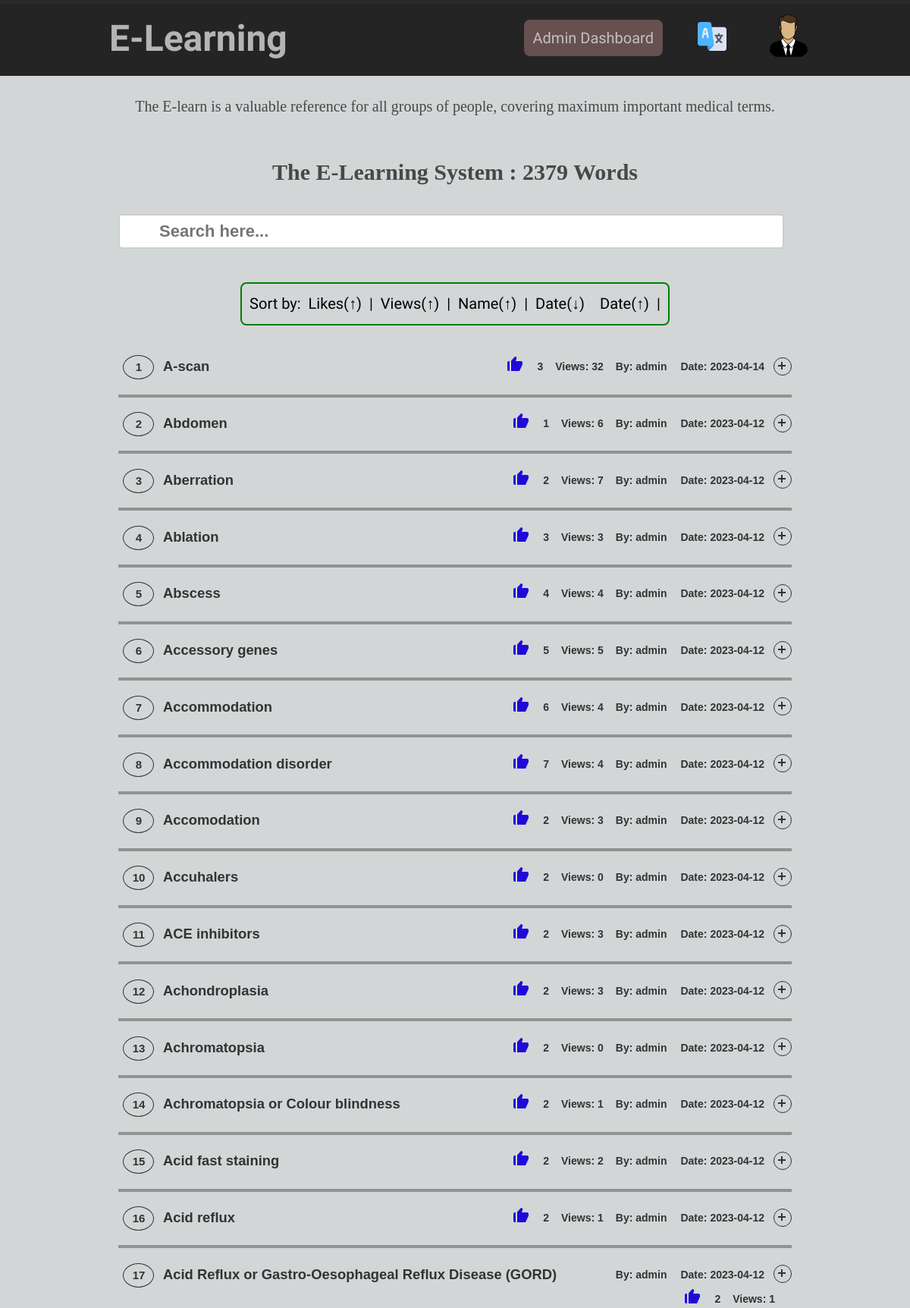
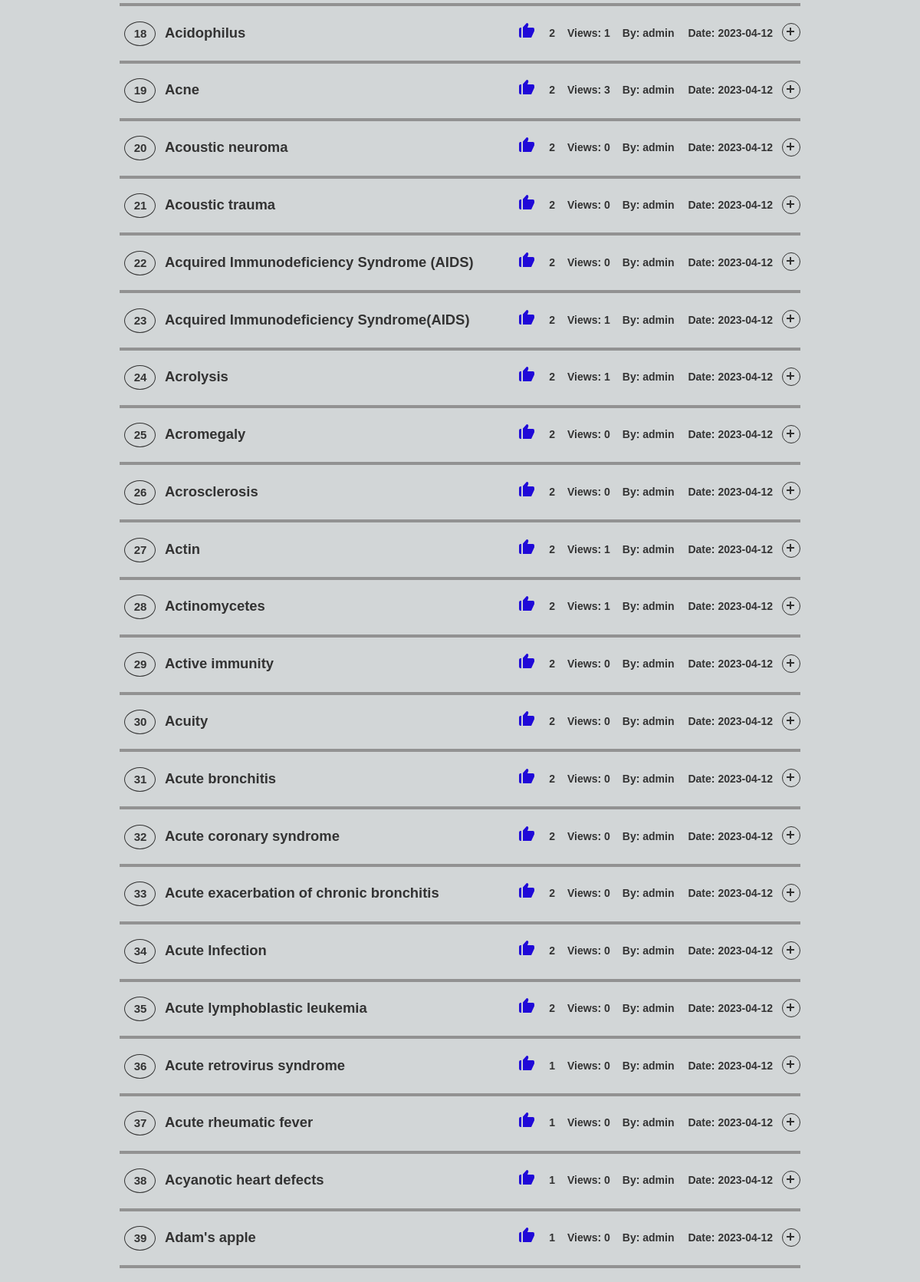
/main/index.php (signed in, upper part), run on the app's committed database (2 pictures, top to bottom).
### tables this page shows
CREATE TABLE `usertable` (
  `id` int(11) NOT NULL,
  `code` mediumint(50) NOT NULL,
  `status` text NOT NULL,
  `expire` int(11) NOT NULL,
  `name` varchar(50) NOT NULL,
  `email` varchar(50) NOT NULL,
  `role` varchar(10) NOT NULL,
  `password` varchar(255) NOT NULL,
  `photo` varchar(100) NOT NULL,
  `date` datetime NOT NULL DEFAULT current_timestamp()
);

CREATE TABLE `words_collection` (
  `id` int(11) NOT NULL,
  `title` varchar(56) DEFAULT NULL,
  `description` text DEFAULT NULL,
  `creators` varchar(5) DEFAULT NULL,
  `email` varchar(15) DEFAULT NULL,
  `likes` int(4) DEFAULT NULL,
  `views` int(4) DEFAULT NULL,
  `date` date DEFAULT NULL
);

### main/index.php (the view, shortened to what this page needs)
<?php require "../controllerUserData.php"; ?>
<?php
$email = $_SESSION['email'];
if ($email != false) {
	$sql = "SELECT * FROM usertable WHERE email = '$email'";
	$run_Sql = mysqli_query($con, $sql);
	if ($run_Sql) {
		$fetch_info = mysqli_fetch_assoc($run_Sql);
	}
} else {
	header('Location: ../login-user.php');
}
?>
<!DOCTYPE html>
<html lang="en">
<head>
	<link rel="stylesheet" type="text/css" href="./css/styles.css" />
</head>
<body style="font-family: 'Itim', cursive;">
	<div title="Scroll Indicator" class="headertoop">
	</div>
	<header id="main-header">
		<nav class="navbar">
			<a style="font-size: 3em;font-weight: 900;color: #b5b3b3;padding: 0 0 0 3em;" href="./index.php">
				E-Learning
			</a>
			<ul>
				<?php
				$userRole = $fetch_info['role'];
				if ($userRole == 'admin') {
					echo '<a style="padding: 12px;color: #c5bfbf;background: #665050;font-size: 20px;margin-right: 46px;border-radius: 8px;" href="./admin/admin.php">Admin Dashboard</a>';
				} elseif ($userRole == 'creator') {
					echo '<a style="padding: 12px;color: #c5bfbf;background: #665050;font-size: 20px;margin-right: 46px;border-radius: 8px;" href="./admin/creators.php">Contribute </a>';
				} else {
					echo null;
				}
				?>
				<li>
					<a href="#">
						<img loading="lazy" src="./images/language.png" height="38" width="38" alt="lang" />
						<div id="google_translate_element"></div>
					</a>
				</li>
				<li>
					<a onclick="openDropDown()" class="dropbtn" href="#">
						<?php
						$image_url = $fetch_info['photo'];
						if (strpos($image_url, 'https://') === 0) {
							echo '<img class="dropbtn" alt="user"  src="' . $image_url . '">';
						} else {
							echo '<img class="dropbtn" alt="user" src="../uploaded_img/' . $image_url . '">';
						}
						?>
					</a>
				</li>
			</ul>
		</nav>
	</header>
	<main style="padding-top: 80px;">
		<center style=" font-family: 'Bruno Ace', cursive;">
			<h1 style="font-size: 20px; width: 80%; padding: 40px 0px; color: rgb(73 71 71); line-height: 24px;">
				The E-learn is a valuable reference for all groups of people, covering maximum
				important medical terms.
			</h1>
			<h1><b style="color: rgb(73 71 71); text-transform: capitalize; font-size:30px">The E-learning System :
					<?= "<b>" . mysqli_fetch_assoc(mysqli_query($con, "SELECT COUNT(*) as total FROM words_collection"))["total"] . " words</b>"; ?>
				</b></h1>
		</center>
		<div class="containerfaq">
			<input type="text" id="search-bar" placeholder="Search here..." />
			<?php
			$con = mysqli_connect("localhost", "root", "", "elearn");
			$sort = isset($_GET['sort']) ? htmlspecialchars($_GET['sort']) : 'title';
			$order = isset($_GET['order']) && $_GET['order'] == 'desc' ? 'DESC' : 'ASC';
			$records_per_page = 100;
			$current_page = isset($_GET['page']) ? intval($_GET['page']) : 1;
			$offset = ($current_page - 1) * $records_per_page;
			echo '<div style="padding-bottom: 20px; text-align: center;">';
			echo '<p style="font-size: 20px; border: 2px solid green; display: inline-block; border-radius: 8px; padding: 10px; margin: 0;">';
			echo 'Sort by:';
			echo '<a style="padding: 10px;" href="?sort=likes&order=desc&page=' . $current_page . '">Likes(&uarr;)</a>|';
			echo '<a style="padding: 10px;" href="?sort=views&order=desc&page=' . $current_page . '">Views(&uarr;)</a>|';
			echo '<a style="padding: 10px;" href="?sort=title&order=desc&page=' . $current_page . '">Name(&uarr;)</a>|';
			echo '<a style="padding: 10px;" href="?sort=date&order=asc&page=' . $current_page . '">Date(&darr;)</a>';
			echo '<a style="padding: 10px;" href="?sort=date&order=desc&page=' . $current_page . '">Date(&uarr;)</a>|';
			echo '</p>';
			echo '</div>';
			$sql = "SELECT * FROM words_collection ORDER BY $sort $order LIMIT $offset, $records_per_page";
			$result = mysqli_query($con, $sql);
			$index = ($current_page - 1) * $records_per_page + 1;
			echo '<div class="dictionary">';
			while ($row = mysqli_fetch_assoc($result)) {
				$html = '<div class="dictionary-item" id="title-' . $row["id"] . '">';
				$html .= '<button aria-expanded="false" onclick="incrementViews(' . $row["id"] . ')">';
				$html .= '<p class="title" >';
				$html .= '<span class="bandage">' . $index . '</span>' . $row["title"];
				$html .= '<span class="janakdate">Date: ' . $row["date"] . '</span>';
				$html .= '<span class="janakcreators">By: ' . $row["creators"] . '</span>';
				$html .= '<span class="janakviews">Views: ' . $row["views"] . '</span>';
				$html .= '<span title="Please like it" onclick="incrementLikes(' . $row["id"] . ')" class="janaklikes">';
				$html .= '<svg xmlns="http://www.w3.org/2000/svg" width="24" height="24" viewBox="0 0 24 24" style="fill: rgba(32, 9, 216, 1);transform: ;msFilter:;"><path d="M4 21h1V8H4a2 2 0 0 0-2 2v9a2 2 0 0 0 2 2zM20 8h-7l1.122-3.368A2 2 0 0 0 12.225 2H12L7 7.438V21h11l3.912-8.596L22 12v-2a2 2 0 0 0-2-2z"></path></svg> ' . $row["likes"] . '</span>';
				$html .= '</p>';
				$html .= '<span class="iconplus"></span>';
				$html .= '</button>';
				$html .= '<div class="WDescription">';
				$html .= '<h1>' . $row["description"];
				$html .= '</h1>';
				$html .= '<hr><center><form id="commentForm-' . $row["id"] . '" onsubmit="event.preventDefault();">';
				$html .= '<input id="titleid-' . $row["id"] . '" name="titleid" hidden value="' . $row["id"] . '"/>';
				$html .= '<input id="namec-' . $row["id"] . '" type="text" name="namec" hidden value="' . $fetch_info['name'] . '"/>';
				$html .= '<input id="titlec-' . $row["id"] . '" type="text" name="titlec" hidden value="' . $row['title'] . '"/>';
				$html .= '<textarea id="descriptionc-' . $row["id"] . '" rows="10" style="width: 50%;" type="text" name="descriptionc" placeholder="Add your comment..." required></textarea>';
				$html .= '<button id="submitComments-' . $row["id"] . '" style="width: 150px !important;padding: 10px;color: white;border-radius: 8px;margin-bottom: 10px;background: blue !important;text-align: center;" type="button" onclick="submitComment(' . $row["id"] . ')">Send Comment</button>';
				$html .= '</form></center>';
				$html .= '</div>';
				$html .= '</div>';
				echo $html;
				$index++;
			}
			echo '</div>';
			echo '</div>';
			?>
	</main>
</body>
</html>

### main/css/styles.css (style rules this page uses)
body { background-color: #c6cbccc7 !important; }
.containerfaq { padding: 2em 8rem; max-width: 75%; margin: 0 auto; }
.dictionary .dictionary-item { border-bottom: 4px solid #929292; }
.dictionary button { position: relative; display: block; text-align: left; width: 100%; color: #333; font-size: 1.15rem; font-weight: 600; border: none; background: none; outline: none; }
.dictionary button .iconplus { display: inline-block; position: absolute; top: 22px; right: 0; width: 22px; height: 22px; border: 1px solid; border-radius: 22px; }
.dictionary button .iconplus::before { display: block; position: absolute; content: ""; top: 9px; left: 5px; width: 10px; height: 2px; background: currentColor; }
.dictionary button .iconplus::after { display: block; position: absolute; content: ""; top: 5px; left: 9px; width: 2px; height: 10px; background: currentColor; }
.title > .bandage { display: inline-block; width: 38px; height: 30px; -webkit-border-radius: 50% !important; -moz-border-radius: 50% !important; border-radius: 50% !important; text-align: center; padding-top: 0px; padding-left: 1px; font-size: 15px; margin-right: 12px; border: 1px solid #333; }
.dictionary-item .janakcreators { font-size: 14px; font-weight: bold; float: right; }
.dictionary-item .janakdate { font-size: 14px; float: right; margin: 0px 30px 0 18px; }
.dictionary-item .janakviews { font-size: 14px; float: right; margin: 0px 16px; }
.dictionary-item .janaklikes { font-size: 14px; float: right; position: relative; }
.dictionary-item .janaklikes svg { right: 25px; position: absolute; }
h1, h2 { font-size: 20px; }
#search-bar { width: 98%; color: rgb(48, 47, 47); font-weight: 800; font-size: 22px; border: 2px solid #ccc; border-radius: 5px; margin-bottom: 44px; }
#search-bar { height: 40px; }
#search-bar::placeholder { padding-left: 50px; }
a, .btn { -webkit-transition: all 0.5s ease-out 0s; -moz-transition: all 0.5s ease-out 0s; -ms-transition: all 0.5s ease-out 0s; -o-transition: all 0.5s ease-out 0s; transition: all 0.5s ease-out 0s; }
a, button, input, btn { outline: medium none; }
a { color: var(--iq-body-text); text-decoration: none; }
h1, h2, h3, h4, h5, h6 { font-weight: 400; margin: 0em; line-height: 1.2; color: var(--iq-white); }
h1, .h1 { font-size: 3.052em; }
h1 { font-size: 3em; }
p { line-height: 1.66em; }
.navbar { display: flex; justify-content: space-between; align-items: center; }
header#main-header { position: fixed; left: 0em; right: 0em; text-align: center; z-index: 10000003; background: rgba(20, 20, 20, 0.8) !important; }
header .navbar ul li { list-style: none; margin-right: 1.125em; position: relative; transition: all 0.3s ease-in-out; transition: all 0.3s ease-in-out; -moz-transition: all 0.3s ease-in-out; -ms-transition: all 0.3s ease-in-out; -o-transition: all 0.3s ease-in-out; -webkit-transition: all 0.3s ease-in-out; display: inline-block; }
header .navbar ul li:last-child { margin-right: 0; }
header#main-header { position: fixed; left: 0em; top: 0; right: 0em; text-align: center; background: #242424 !important; -webkit-backdrop-filter: blur(0.625em); backdrop-filter: blur(15.625em); }
.navbar ul li:last-child { margin-right: 0; }
.navbar ul li { list-style: none; margin-right: 1.125em; position: relative; transition: all 0.3s ease-in-out; -moz-transition: all 0.3s ease-in-out; -ms-transition: all 0.3s ease-in-out; -o-transition: all 0.3s ease-in-out; -webkit-transition: all 0.3s ease-in-out; display: inline-block; }
img { max-width: 100%; height: auto; }
.headertoop { position: fixed; top: 0; width: 100%; background-color: #292929; z-index: 2147483648; left: 0; }
.window-containerpop > .content > textarea, input { font-size: 14px; }
a { cursor: pointer; }
#google_translate_element { position: absolute !important; width: 44px !important; top: 5% !important; padding: 12px !important; overflow: hidden !important; height: 40px !important; }
.navbar ul { display: flex; list-style: none; margin: 0; align-items: center; padding: 0px 6em 0 0; }
.dropbtn { color: white; padding: 16px; font-size: 16px; border: none; z-index: 999; cursor: pointer; border-radius: 30px; }
img.dropbtn { height: 4em; width: 4em; border-radius: 50% !important; }

### data on the page
usertable: photo (picture)
words_collection: title "A-scan", date "2023-04-14", creators "admin", views "32", likes "3"
words_collection: title "Abdomen", date "2023-04-12", creators "admin", views "6", likes "1"
words_collection: title "Aberration", date "2023-04-12", creators "admin", views "7", likes "2"
words_collection: title "Ablation", date "2023-04-12", creators "admin", views "3", likes "3"
words_collection: title "Abscess", date "2023-04-12", creators "admin", views "4", likes "4"
words_collection: title "Accessory genes", date "2023-04-12", creators "admin", views "5", likes "5"
words_collection: title "Accommodation", date "2023-04-12", creators "admin", views "4", likes "6"
words_collection: title "Accommodation disorder", date "2023-04-12", creators "admin", views "4", likes "7"
words_collection: title "Accomodation", date "2023-04-12", creators "admin", views "3", likes "2"
words_collection: title "Accuhalers", date "2023-04-12", creators "admin", views "0", likes "2"
words_collection: title "ACE inhibitors", date "2023-04-12", creators "admin", views "3", likes "2"
words_collection: title "Achondroplasia", date "2023-04-12", creators "admin", views "3", likes "2"
words_collection: title "Achromatopsia", date "2023-04-12", creators "admin", views "0", likes "2"
words_collection: title "Achromatopsia or Colour blindness", date "2023-04-12", creators "admin", views "1", likes "2"
words_collection: title "Acid fast staining", date "2023-04-12", creators "admin", views "2", likes "2"
words_collection: title "Acid reflux", date "2023-04-12", creators "admin", views "1", likes "2"
words_collection: title "Acid Reflux or Gastro-Oesophageal Reflux Disease (GORD)", date "2023-04-12", creators "admin", views "1", likes "2"
words_collection: title "Acidophilus", date "2023-04-12", creators "admin", views "1", likes "2"
words_collection: title "Acne", date "2023-04-12", creators "admin", views "3", likes "2"
words_collection: title "Acoustic neuroma", date "2023-04-12", creators "admin", views "0", likes "2"
words_collection: title "Acoustic trauma", date "2023-04-12", creators "admin", views "0", likes "2"
words_collection: title "Acquired Immunodeficiency Syndrome (AIDS)", date "2023-04-12", creators "admin", views "0", likes "2"
words_collection: title "Acquired Immunodeficiency Syndrome(AIDS)", date "2023-04-12", creators "admin", views "1", likes "2"
words_collection: title "Acrolysis", date "2023-04-12", creators "admin", views "1", likes "2"
words_collection: title "Acromegaly", date "2023-04-12", creators "admin", views "0", likes "2"
words_collection: title "Acrosclerosis", date "2023-04-12", creators "admin", views "0", likes "2"
words_collection: title "Actin", date "2023-04-12", creators "admin", views "1", likes "2"
words_collection: title "Actinomycetes", date "2023-04-12", creators "admin", views "1", likes "2"
words_collection: title "Active immunity", date "2023-04-12", creators "admin", views "0", likes "2"
words_collection: title "Acuity", date "2023-04-12", creators "admin", views "0", likes "2"
words_collection: title "Acute bronchitis", date "2023-04-12", creators "admin", views "0", likes "2"
words_collection: title "Acute coronary syndrome", date "2023-04-12", creators "admin", views "0", likes "2"
words_collection: title "Acute exacerbation of chronic bronchitis", date "2023-04-12", creators "admin", views "0", likes "2"
words_collection: title "Acute Infection", date "2023-04-12", creators "admin", views "0", likes "2"
words_collection: title "Acute lymphoblastic leukemia", date "2023-04-12", creators "admin", views "0", likes "2"
words_collection: title "Acute retrovirus syndrome", date "2023-04-12", creators "admin", views "0", likes "1"
words_collection: title "Acute rheumatic fever", date "2023-04-12", creators "admin", views "0", likes "1"
words_collection: title "Acyanotic heart defects", date "2023-04-12", creators "admin", views "0", likes "1"
words_collection: title "Adam's apple", date "2023-04-12", creators "admin", views "0", likes "1"
